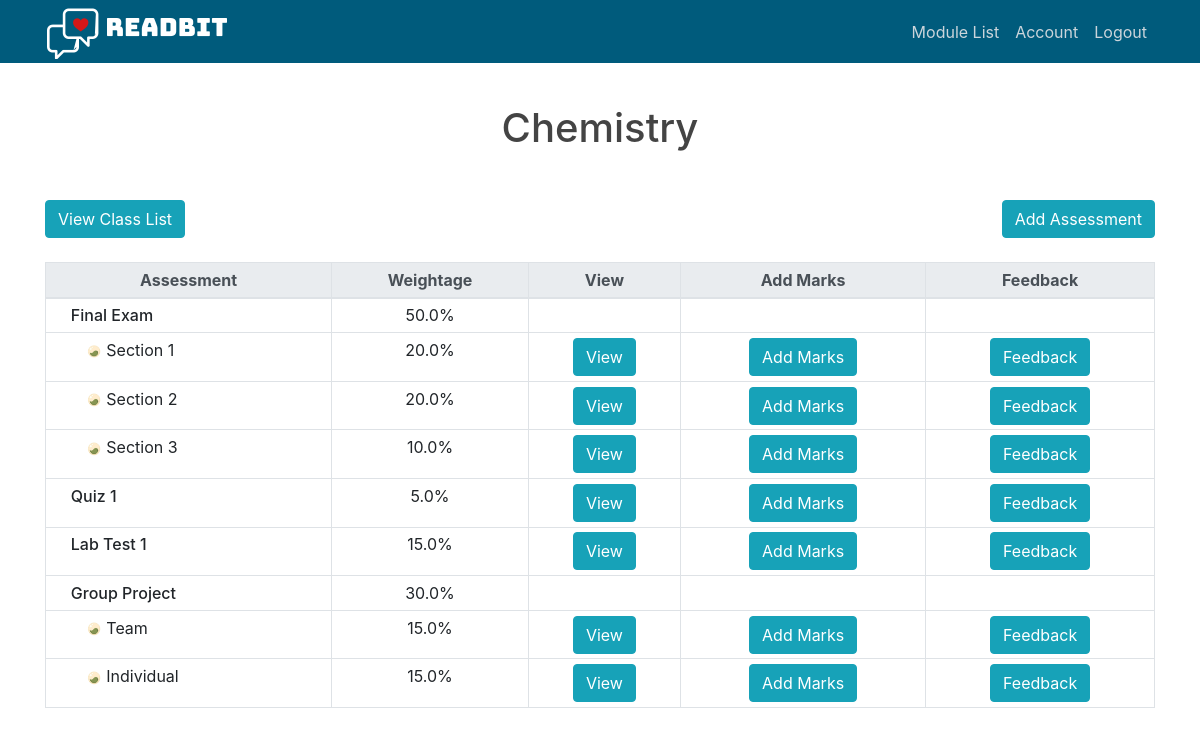
Screenshot of /manage_module?mod_id=5 (signed in) with the database file from the repository.
### readbit/models.py (models this page shows, shortened)
class Module(db.Model):
    __tablename__ = 'module'
    id = db.Column(db.Integer, primary_key=True)
    mod_name = db.Column(db.String(100), unique=True, nullable=False)
    class_list = db.relationship('ModuleClass', backref='module', lazy=True)
    comp_list = db.relationship('MainComp', backref='module', lazy=True)

class Component(db.Model):
    __tablename__ = 'component'
    id = db.Column(db.Integer, primary_key=True)
    name = db.Column(db.String(100), nullable=False)
    weightage = db.Column(db.Float, nullable=False)
    type = db.Column(db.String(10), nullable=False, default='main')
    feedback_list = db.relationship('Feedback', backref='component', lazy=True)
    __mapper_args__ = {
        'polymorphic_on': type,
        'polymorphic_identity': 'component'
    }

### readbit/routes.py (the view)
@app.route('/manage_module')
def manage_module():
    if current_user.type == 'student':
            return redirect(url_for('student_dashboard'))
    if request.args.get('success'):
        flash('Component added successfully.', 'success')
    modid = request.args.get('mod_id')
    module = Module.query.filter_by(id=modid).first()
    return render_template('manage_module.html', title='Manage Module', module=module, components= module.comp_list)

### readbit/models.py (called while the page is built)
@login_manager.user_loader
def load_user(user_id):
    return User.query.get(int(user_id))

### readbit/templates/manage_module.html (shortened to what this page needs)
{% extends "layout.html" %}
{% block content %}
<link rel="stylesheet" type="text/css" href="{{ url_for('static', filename='manage_class.css') }}">
<div class="container pl-0 pr-0">
        <h1 class="text-center m-4" >{{module.mod_name}}</h1>
        <div class = "mt-5" id="manage_module_row2">
            <a href="{{ url_for('manage_class', mod_id=module.id) }}" class="btn btn-info">View Class List</a>
             <a id="add_student_btn" href="{{url_for('add_component', mod_id=module.id)}}" class="btn btn-info">Add Assessment</a>
        </div>
        </div>
        <table id="class_list_table" class="table table-bordered table-sm mt-1 ml-0 mt-4" width="100%">
          <thead class="thead-light">
            <tr class="text-center">
              <th class="th-sm">Assessment</th>
              <th class="th-sm">Weightage</th>
              <th class="th-sm">View</th>
              <th class="th-sm">Add Marks</th>
              <th class="th-sm">Feedback</th>
            </tr>
          </thead>
          <tbody>
            {% for comp in components %}
                <tr class="">
                    <td class="manage_module_component">{{ comp.name }}</td>
                    <td class="text-center">{{ comp.weightage }}%</td>
                    {% if comp.sub_comp_list %}
                        <td></td>
                        <td></td>
                        <td></td>
                        {% for sub in comp.sub_comp_list %}
                             <tr>
                                <td class="manage_module_subcomponent"><img class="responsive" src="{{url_for('static', filename='frog_state_1.png')}}" alt="-->" width=16/>  {{ sub.name }}</td>
                                <td class="text-center">{{ sub.weightage }}%</td>
                                <td class="text-center"><a href="{{ url_for('view_component_scores') }}" class="btn btn-info">View</a></td>
                                <td class="text-center"><button id="add_student_btn" type="button" class="btn btn-info" data-toggle="modal" data-target="#add_assessment_modal">Add Marks</button></td>
                                <td class="text-center"><a href="{{ url_for('manage_feedback') }}" class="btn btn-info">Feedback</a></td>
                            </tr>
                        {% endfor %}
                    {% else %}
                        <td class="text-center"><a href="{{ url_for('view_component_scores') }}" class="btn btn-info">View</a></td>
                        <td class="text-center"><button id="add_student_btn" type="button" class="btn btn-info" data-toggle="modal" data-target="#add_assessment_modal">Add Marks</button></td>
                        <td class="text-center"><a href="{{ url_for('manage_feedback') }}" class="btn btn-info">Feedback</a></td>
                    {% endif %}
                </tr>
            {% endfor %}
          </tbody>
        </table>
{% endblock content %}

### readbit/templates/layout.html (shortened to what this page needs)
<!DOCTYPE html>
<html lang="en">
<head>
    <link rel="stylesheet" href="https://stackpath.bootstrapcdn.com/bootstrap/4.3.1/css/bootstrap.min.css">
    <link rel="stylesheet" type="text/css" href="{{ url_for('static', filename='main.css') }}">
</head>
<body>
    <header class="site-header">
      <nav class="navbar navbar-expand-md navbar-dark bg-steel fixed-top py-1 px-0">
        <div class="container">
          <a class="navbar-brand mr-4 py-0" href="{{ url_for('login') }}">
            <img src="{{ url_for('static', filename='readbit_logo.png') }}" />
          </a>
          <div class="collapse navbar-collapse" id="navbarToggle">
            <div class="navbar-nav">
                {% if current_user.is_authenticated %}
                    {% if current_user.type != 'student' %}
                    <a class="nav-item nav-link" href="{{ url_for('module_list') }}">Module List</a>
                    <a class="nav-item nav-link" href="{{ url_for('account') }}">Account</a>
                    <a class="nav-item nav-link" href="{{ url_for('logout') }}">Logout</a>
                    {% else %}
                    <a class="nav-item nav-link" href="{{ url_for('account') }}">Account</a>
                    <a class="nav-item nav-link" href="{{ url_for('logout') }}">Logout</a>
                    {% endif %}
                {% endif %}
            </div>
          </div>
        </div>
      </nav>
    </header>
    <main role="main" class="container">
            {% block content %} {% endblock %}
    </main>
</body>
</html>

### readbit/static/main.css (style rules this page uses)
body { background: #ffffff; color: #333333; margin-top: 5rem; }
h1, h2, h3, h4, h5, h6 { color: #444444; }
.bg-steel { background-color: #005b7c; }
.site-header .navbar-nav .nav-link { color: #cbd5db; }

### readbit/static/manage_class.css (style rules this page uses)
table { margin-top:50px; margin-left: 100px; margin-right: 100px; }
#manage_module_row2 { display: flex; justify-content: space-between; }
.manage_module_component { text-indent: 20px; font-weight: 500; }
.manage_module_subcomponent { text-indent: 35px; }

### rows the page displays
Module: mod_name "Chemistry"
Component: name "Final Exam", weightage "50.0"
Component: name "Section 1", weightage "20.0"
Component: name "Section 2", weightage "20.0"
Component: name "Section 3", weightage "10.0"
Component: name "Quiz 1", weightage "5.0"
Component: name "Lab Test 1", weightage "15.0"
Component: name "Group Project", weightage "30.0"
Component: name "Team", weightage "15.0"
Component: name "Individual", weightage "15.0"
